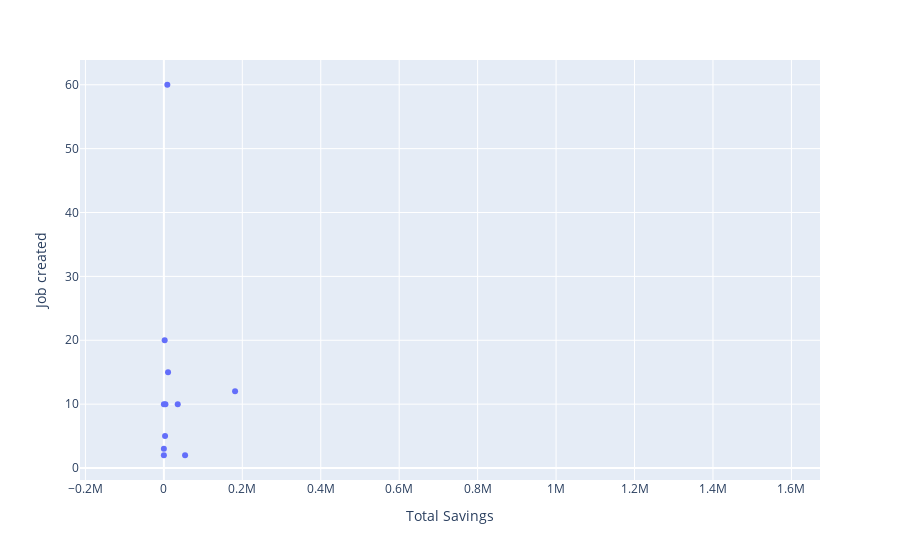

Here is the notebook cell this chart was saved with:
### Code cell
px.scatter(data_frame=df, y='Job created', x='Total Savings', log_x=False)

### Figure 1 — Plotly figure (JSON) as saved in the notebook; plotly's stock layout.template omitted (floating-point values rounded to 4 significant figures; data arrays with more than 128 entries replaced by an {"elided": "..."} marker saying what was removed)
{"data": [{"hovertemplate": "Total Savings=%{x}<br>Job created=%{y}<extra></extra>", "legendgroup": "", "marker": {"color": "#636efa", "symbol": "circle"}, "mode": "markers", "name": "", "orientation": "v", "showlegend": false, "type": "scatter", "x": {"elided": "450 float values"}, "xaxis": "x", "y": {"elided": "450 int values"}, "yaxis": "y"}], "layout": {"legend": {"tracegroupgap": 0}, "margin": {"t": 60}, "xaxis": {"anchor": "y", "domain": [0, 1], "title": {"text": "Total Savings"}}, "yaxis": {"anchor": "x", "domain": [0, 1], "title": {"text": "Job created"}}}}
